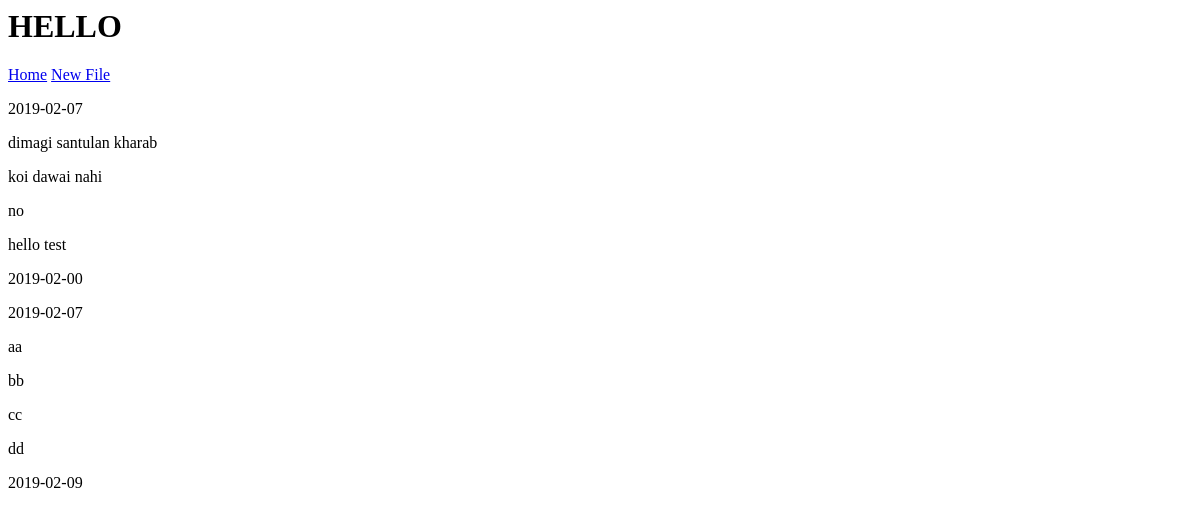
The app's page /records/details/1/files/, older data.
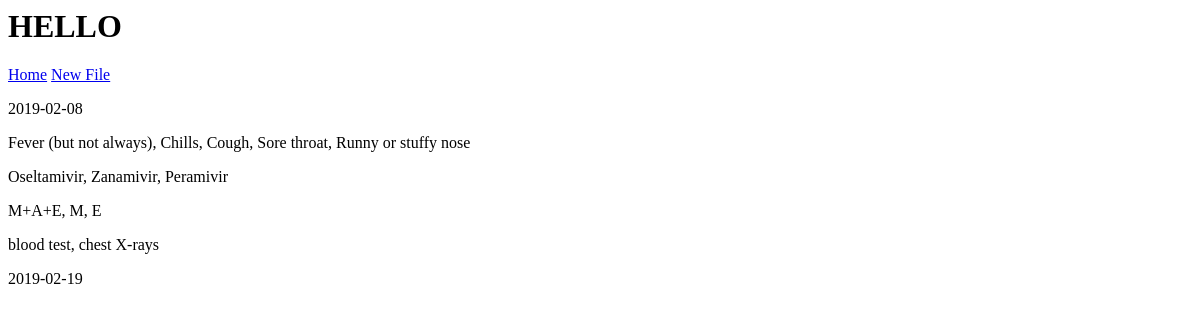
The same page, newer data.
### records/models.py (models this page shows)
class Files(models.Model):
    patient_no = models.CharField(max_length=10,null=False)
    date_of_visiting = models.CharField(max_length=11,null=False)
    symptoms = models.TextField(max_length=300,null=False)
    drugs = models.TextField(max_length=300,null=False)
    dosage = models.TextField(max_length=300,null=False)
    tests_to_be_done = models.TextField(max_length=300,null=False)
    date_for_revisit = models.CharField(max_length=11,null=True)

### records/views.py (the view)
# urls.py: url(r'^details/(?P<id>\d+)/files/$', views.files, name='files'),
def files(request, id):
    record = Records.objects.get(id=id)
    file = Files.objects.filter(patient_no = id)
    context = {
        'record' : record,
        'file':file,
    }
    return render(request, 'files.html', context)

### templates/files.html
{% block content %}
<h1>HELLO</h1>
<a href="{% url 'home' %}">Home</a>
<a href="{% url 'newfiles' record.pk %}">New File</a><br>
{% for f in file %}
<p>{{f.date_of_visiting}}</p>
<p>{{f.symptoms}}</p>
<p>{{f.drugs}}</p>
<p>{{f.dosage}}</p>
<p>{{f.tests_to_be_done}}</p>
<p>{{f.date_for_revisit}}</p>
{% endfor %}
{% endblock %}

Row changes from the older to the newer data that the page shows:
removed Files: date_of_visiting "2019-02-07", symptoms "dimagi santulan kharab", drugs "koi dawai nahi", dosage "no", tests_to_be_done "hello test", date_for_revisit "2019-02-00"
removed Files: date_of_visiting "2019-02-07", symptoms "aa", drugs "bb", dosage "cc", tests_to_be_done "dd", date_for_revisit "2019-02-09"
added Files: date_of_visiting "2019-02-08", symptoms "Fever (but not always), Chills, Cough, Sore throat, Runny or stuffy nose", drugs "Oseltamivir, Zanamivir, Peramivir", dosage "M+A+E, M, E", tests_to_be_done "blood test, chest X-rays", date_for_revisit "2019-02-19"
